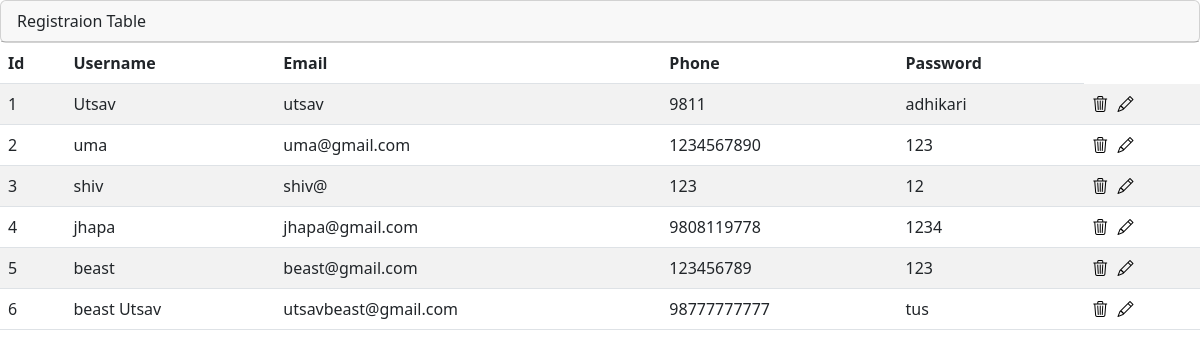
Page /register_table/ on the committed database.
### mysite/models.py (models this page shows)
class Signup (models.Model):
    user_name = models.CharField("username",max_length=50)
    email = models.EmailField("email", max_length=50)
    phone = models.IntegerField("phone")
    password = models.CharField("password",max_length=20)

### mysite/views.py (the view)
# urls.py: path('register_table/',views.register_table, name='register_table'),
def register_table(request):
    objs = Signup.objects.all()
    return render(request,'admin/register_table.html',{'objs':objs})

### templates/admin/register_table.html (shortened to what this page needs)
{% extends '../base/base.html' %}
{% load static %}
{%block content%}
  <div class="row">
    <div class="col-md-12">
      <div class="card">
        <div class="card-header">Registraion Table</div>
      </div>
      <div class="card-body">
        <div class="table-responsive">
          <table
                    id="example"
                    class="table table-striped data-table"
                    style="width: 100%"
                  >
                    <thead>
                      <tr>
                        <th>Id</th>
                        <th>Username</th>
                        <th>Email</th>
                        <th>Phone</th>
                        <th>Password</th>
                      </tr>
                    </thead>
                    <tbody>
                      {% for obj in objs %}
                      <tr>
                        <td>{{ forloop.counter }}</td>
                        <td>{{obj.user_name}}</td>
                        <td>{{ obj.email }}</td>
                        <td>{{obj.phone}}</td>
                        <td>{{obj.password}}</td>
                        <td>
                            <span>
                                <a href="" style="text-decoration: none;">
                                    <i class="bi bi-trash3 text-black"  data-item-id="{{obj.id}}"></i>
                                </a>
                            </span>
                            <span style="margin-left: 5px;">
                                <a href="">
                                    <i class="bi bi-pencil text-black" ></i>
                                </a>
                            </span>
                        </td>
                      </tr>
                      {% endfor %}
                    </tbody>
                  </table>
        </div>
      </div>
    </div>
  </div>
{%endblock%}

### rows in the picture
Signup: user_name "Utsav", email "utsav", phone "9811", password "adhikari"
Signup: user_name "uma", email "uma@gmail.com", phone "1234567890", password "123"
Signup: user_name "shiv", email "shiv@", phone "123", password "12"
Signup: user_name "jhapa", email "jhapa@gmail.com", phone "9808119778", password "1234"
Signup: user_name "beast", email "beast@gmail.com", phone "123456789", password "123"
Signup: user_name "beast Utsav", email "utsavbeast@gmail.com", phone "98777777777", password "tus"
